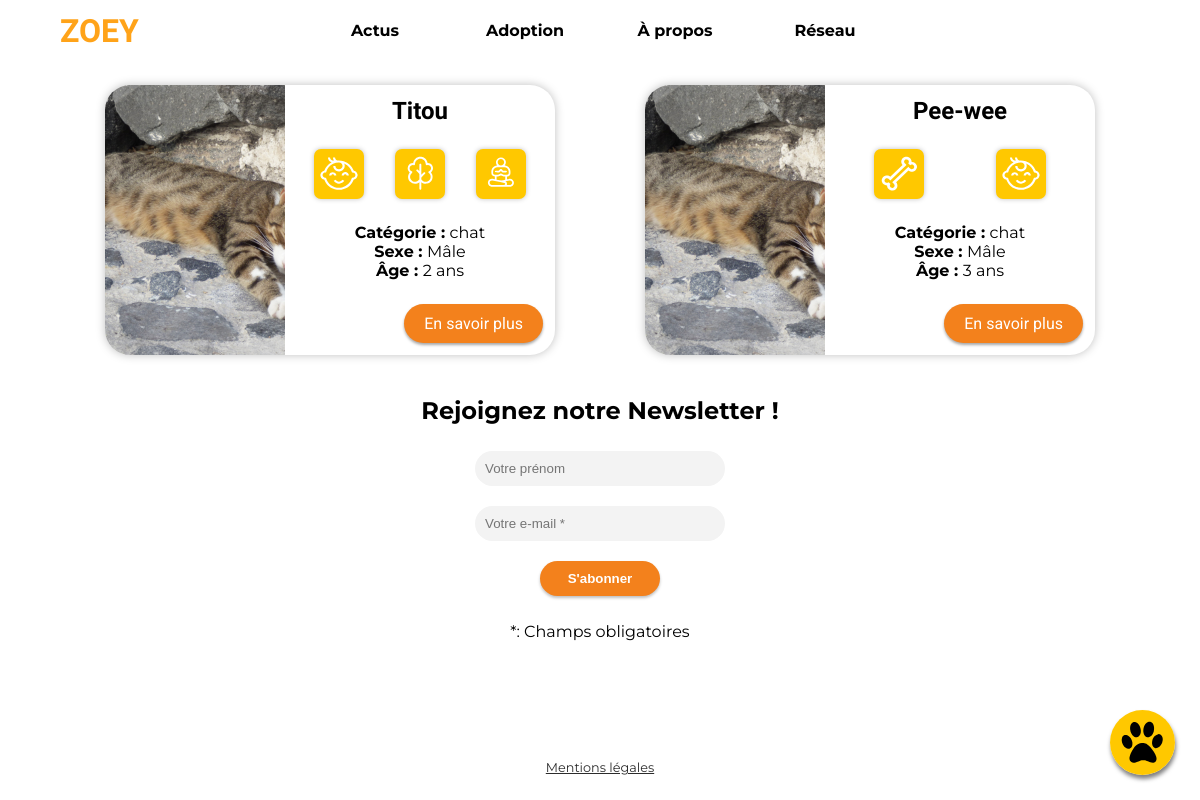
The page /old/prod_adoption/index.php?action=adoption on the database its author committed.
### tables this page shows
CREATE TABLE `animal_a_adopter` (
  `idanimal_a_adopter` int NOT NULL,
  `nom` varchar(45) DEFAULT NULL,
  `sexe` tinyint(1) NOT NULL,
  `photo` varchar(45) DEFAULT NULL,
  `description` mediumtext,
  `date_anniversaire` date DEFAULT NULL,
  `refuge_idrefuge` int NOT NULL,
  `idtype` int DEFAULT NULL
);

CREATE TABLE `badge` (
  `idbadge` int NOT NULL,
  `nom` varchar(45) DEFAULT NULL,
  `url_icone` varchar(45) DEFAULT NULL,
  `titre` varchar(255) NOT NULL,
  `description` text NOT NULL
);

CREATE TABLE `types_animaux` (
  `idtypes_animaux` int NOT NULL,
  `nom` varchar(45) DEFAULT NULL,
  `url_icone` varchar(45) DEFAULT NULL
);

### old/prod_adoption/controller/controller.php (called while the page is built, shortened)
<?php
    require_once(BASE_URL . "model/model.php");
    function printAdoption(){
        $feedAdoption = getFeedAdoption();
        require(BASE_URL . "view/adoptionView.php");
    }

### old/prod_adoption/model/model.php (called while the page is built, shortened)
<?php
function getFeedAdoption(){
    require("PDO.php");
    $db = new PDO ("mysql:host={$host};dbname={$dbname};", $username, $password, array
    (PDO::MYSQL_ATTR_INIT_COMMAND => 'SET NAMES utf8'));
    $sql = "SELECT idanimal_a_adopter idaa, aa.nom, aa.sexe, aa.photo, aa.description, aa.date_anniversaire anniversaire,
    types_animaux.nom type_nom
    FROM animal_a_adopter aa
    INNER JOIN types_animaux ON types_animaux.idtypes_animaux = aa.idtype";
    $req = $db -> prepare($sql);
    $req -> execute();
    return $req;
}
function getAdoptionAnimalBadges($animalId){
    require("PDO.php");
    $db = new PDO ("mysql:host={$host};dbname={$dbname};", $username, $password, array
    (PDO::MYSQL_ATTR_INIT_COMMAND => 'SET NAMES utf8'));
    $sql = "SELECT idbadge, url_icone
    FROM animal_a_adopter_has_badge aahasbadge
    INNER JOIN badge ON badge.idbadge = aahasbadge.badge_idbadge
    INNER JOIN animal_a_adopter aa ON aa.idanimal_a_adopter = aahasbadge.animal_a_adopter_idanimal_a_adopter
    WHERE idanimal_a_adopter = ?;";
    $req = $db -> prepare($sql);
    $req -> execute(array($animalId));
    return $req;
}

### old/prod_adoption/view/adoptionView.php (the view, shortened to what this page needs)
<main>
<?php
while ($animal = $feedAdoption->fetch())
{
    $adoptionAnimalBadges = getAdoptionAnimalBadges($animal['idaa']);
    $date1 = new DateTime(date('Y-m-d', time()));
    $date2 = new DateTime($animal['anniversaire']);
    $interval = $date1->diff($date2);
    $ageAA = $interval->y;
?>
    <article class="card">
        <div class="img" style="background-image: url('<?= BASE_URL . 'public/images/upload/' . htmlspecialchars($animal['photo']) ?>');"></div>
        <div class="desc">
            <h2 class="title2"><?= htmlspecialchars($animal['nom']) ?></h2>
            <div class="badges">
                <?php
                while ($badge = $adoptionAnimalBadges->fetch()){
                    ?>
                         <img class="badge" src="public/images/badges/<?= $badge['url_icone'] ?>" alt="">
                        <?php
                }
                ?>
            </div>
            <p>
                <strong>Catégorie : </strong><?= htmlspecialchars($animal['type_nom']) ?><br>
                <strong>Sexe : </strong>
                <?php
                    switch ($animal['sexe']){
                        case 0:
                            echo 'Mâle';
                            break;
                    }
                ?><br>
                <?php
                if ($ageAA < 200){
                    ?>
                    <strong>Âge : </strong><?= $ageAA ?> ans<br>
                    <?php
                }
                ?>
            </p>
            <a href="index.php?action=adoption&id=<?= htmlspecialchars($animal['idaa']) ?>" class="btn">En savoir plus</a>
        </div>
    </article>
<?php
}
?>
</main>
    <link rel="stylesheet" href="<?= BASE_URL ?>public/css/style_adoption.css" />
<?php
    require(BASE_URL . 'public/template/template.php');

### dev_project/public/css/style.css (style rules this page uses)
body { margin: 0; padding: 0 0 150px 0; display: flex; align-items: center; justify-content: center; flex-direction: column; font-family: "Montserrat", sans-serif; scrollbar-color: #f3811c rgb(230, 230, 230); scrollbar-width: thin; }
.btn { font-family: "Roboto", sans-serif; font-size: 1rem; text-decoration: none; text-align: center; color: white; background-color: #f3811c; padding: 10px 20px 10px 20px; height: fit-content; height: -moz-fit-content; width: fit-content; width: -moz-fit-content; border-radius: 20px; box-shadow: 0px 2px 3px 0px rgba(0, 0, 0, 0.35); transition: 0.25s ease-in-out; }
@media (min-width: 800px) { body { padding: 60px 0 0 0; } }

### old/prod_adoption/public/css/style_adoption.css (style rules this page uses)
body { margin: 0; }
main { display: flex; justify-content: space-around; flex-wrap: wrap; width: 90%; margin: auto; }
.card { border-radius: 25px; box-shadow: 0px 0px 10px rgba(0, 0, 0, 0.25); margin-top: 25px; margin-bottom: 25px; margin-left: min(10px, 2.5vw); margin-right: min(10px, 2.5vw); width: 95vw; max-width: 450px; height: 60vw; min-height: 250px; max-height: 270px; display: flex; justify-content: space-between; }
.desc { width: 60%; display: flex; flex-direction: column; align-items: center; justify-content: space-around; }
div.desc>.btn { align-self: flex-end; margin-right: 12px; }
.badges { width: 90%; display: flex; justify-content: space-around; }
.badge { width: 25%; height: auto; min-width: 40px; min-height: 40px; max-width: 50px; max-height: 50px; box-shadow: 0px 0px 5px rgba(0, 0, 0, 0.25); border-radius: 7px; transition: 0.25s ease-in-out; background-color: #FFC800; }
.desc p { margin: 0; font-family: "Montserrat", sans-serif; text-align: center; }
.img { height: 100%; width: 40%; background-repeat: no-repeat; background-size: cover; background-position: center; border-radius: 25px 0px 0px 25px; }
.title2 { font-family: 'Exo 2', sans-serif; font-size: 1.5rem; margin: 0; text-align: center; }

### rows shown on the page
animal_a_adopter: photo (picture), nom "Titou", idtype.nom "chat", sexe "Mâle"
badge: url_icone (picture)
badge: url_icone (picture)
badge: url_icone (picture)
animal_a_adopter: photo (picture), nom "Pee-wee", idtype.nom "chat", sexe "Mâle"
badge: url_icone (picture)
